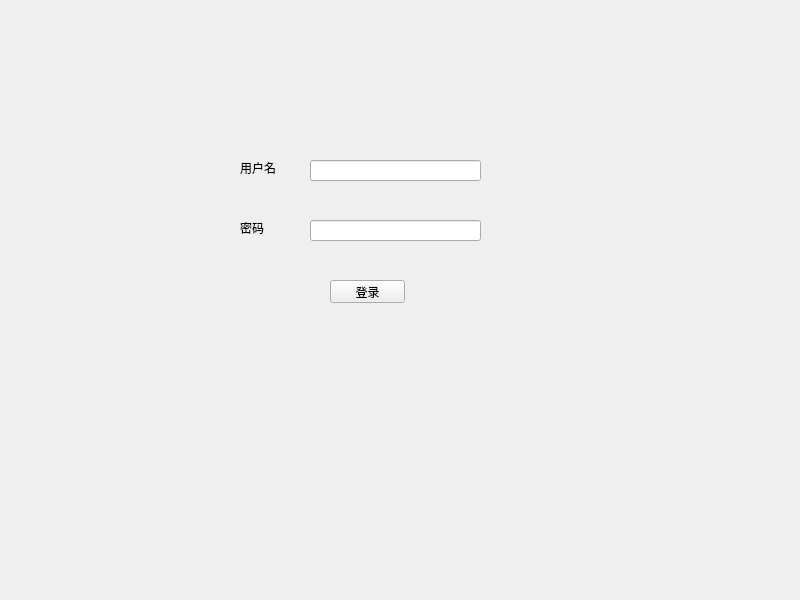
<?xml version="1.0" encoding="UTF-8"?>
<ui version="4.0">
 <class>Widget</class>
 <widget class="QWidget" name="Widget">
  <property name="geometry">
   <rect>
    <x>0</x>
    <y>0</y>
    <width>800</width>
    <height>600</height>
   </rect>
  </property>
  <property name="windowTitle">
   <string>Widget</string>
  </property>
  <widget class="QPushButton" name="pushButton">
   <property name="geometry">
    <rect>
     <x>330</x>
     <y>280</y>
     <width>75</width>
     <height>23</height>
    </rect>
   </property>
   <property name="text">
    <string>登录</string>
   </property>
  </widget>
  <widget class="QLineEdit" name="lineEdit">
   <property name="geometry">
    <rect>
     <x>310</x>
     <y>160</y>
     <width>171</width>
     <height>21</height>
    </rect>
   </property>
  </widget>
  <widget class="QLineEdit" name="lineEdit_2">
   <property name="geometry">
    <rect>
     <x>310</x>
     <y>220</y>
     <width>171</width>
     <height>21</height>
    </rect>
   </property>
  </widget>
  <widget class="QLabel" name="label">
   <property name="geometry">
    <rect>
     <x>240</x>
     <y>160</y>
     <width>53</width>
     <height>15</height>
    </rect>
   </property>
   <property name="text">
    <string>用户名</string>
   </property>
  </widget>
  <widget class="QLabel" name="label_2">
   <property name="geometry">
    <rect>
     <x>240</x>
     <y>220</y>
     <width>53</width>
     <height>15</height>
    </rect>
   </property>
   <property name="text">
    <string>密码</string>
   </property>
  </widget>
 </widget>
 <resources/>
 <connections/>
</ui>
